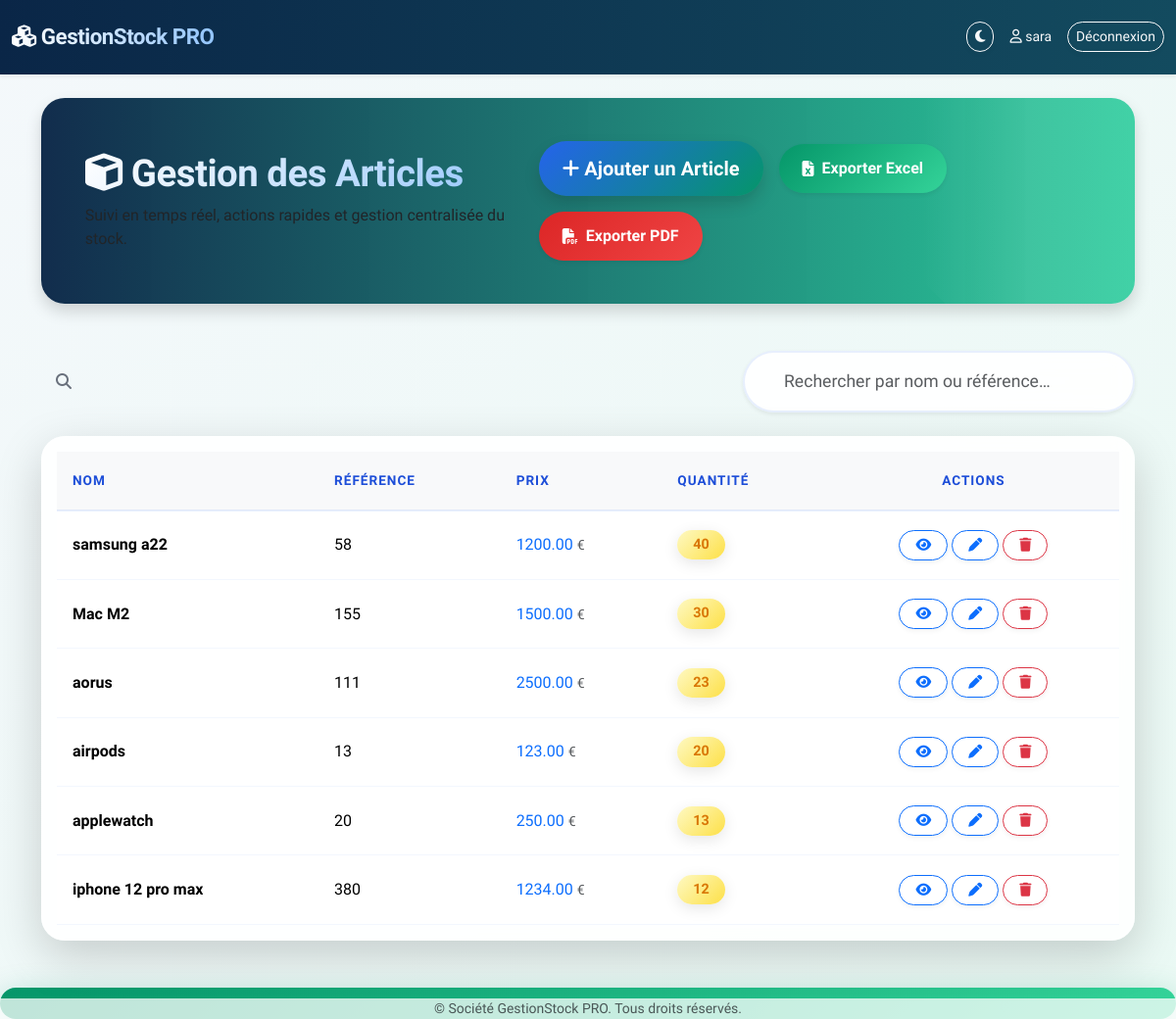
The app's page /articles/ (signed in) with its own data.
### inventory/models.py (models this page shows, shortened)
class CustomUser(AbstractUser):
    ROLE_CHOICES = [
        ('admin', 'Administrateur'),
        ('gestionnaire', 'Gestionnaire de stock'),
        ('employe', 'Employé'),
        ('fournisseur', 'Fournisseur'),
    ]
    role = models.CharField(max_length=20, choices=ROLE_CHOICES)
    phone_number = models.CharField(max_length=15, blank=True, null=True)
    secondary_email = models.EmailField(
        "Email secondaire (2FA)",
        max_length=254,
        blank=True,
        null=True,
        unique=True,
        help_text="Adresse e-mail ajoutée via la procédure 2FA"
    )

class Article(models.Model):
    nom           = models.CharField(max_length=200)
    reference     = models.CharField(max_length=100, unique=True)
    prix          = models.DecimalField(max_digits=10, decimal_places=2)
    quantite      = models.IntegerField(default=0, help_text="Quantité initiale")
    stock         = models.IntegerField(default=0, help_text="Stock courant")
    description   = models.TextField(blank=True, default="")
    facteur_co2   = models.FloatField(default=0.0, verbose_name="Facteur CO₂ (kg/unité)")
    stock_min     = models.PositiveIntegerField(default=1, help_text="Seuil minimal pour alerte")
    alerte_stock_faible_envoyee = models.BooleanField(
        default=False,
        help_text="Passé à True dès qu'une alerte stock < 10 a été envoyée"
    )

### inventory/views.py (the view)
# urls.py: path('articles/',             liste_articles,  name='product_list'),
@never_cache
@login_required
def liste_articles(request):
    qs = Article.objects.all().order_by('-stock', 'nom')
    paginator = Paginator(qs, 10)
    page = request.GET.get('page')
    try:
        products = paginator.get_page(page)
    except (EmptyPage, PageNotAnInteger):
        products = paginator.get_page(1)
    return render(request, 'articles.html', {'products': products})

### templates/articles.html (shortened to what this page needs)
    {% load static %}
    <!DOCTYPE html>
    <html lang="fr" data-bs-theme="light" id="mainHtml">
    <head>
        <link href="https://cdn.jsdelivr.net/npm/bootstrap@5.3.3/dist/css/bootstrap.min.css" rel="stylesheet">
        <link rel="stylesheet" href="https://cdnjs.cloudflare.com/ajax/libs/font-awesome/6.5.2/css/all.min.css">
        <link rel="stylesheet" href="{% static 'articles.css' %}">
        <link rel="stylesheet" href="https://cdnjs.cloudflare.com/ajax/libs/animate.css/4.1.1/animate.min.css"/>
    </head>
    <body>
    <nav class="navbar navbar-expand-lg navbar-dark bg-dark shadow-sm mb-4">
        <div class="container-fluid">
            <a class="navbar-brand fw-bold" href="#"><i class="fa-solid fa-cubes"></i> GestionStock PRO</a>
            <div class="ms-auto d-flex gap-3 align-items-center">
                <button id="toggleDark" class="btn btn-outline-light btn-sm rounded-pill" title="Mode Sombre/Clair">
                    <i class="fa fa-moon"></i>
                </button>
                {% if user.is_authenticated %}
                    <span class="navbar-text text-light small"><i class="fa-regular fa-user"></i> {{ user.username|default:"Utilisateur" }}</span>
                    <a href="{% url 'log_out' %}" class="btn btn-outline-light btn-sm">Déconnexion</a>
                {% endif %}
            </div>
        </div>
    </nav>
    <div class="container pb-5">
        <div class="glass-header d-flex flex-column flex-md-row align-items-md-center justify-content-between gap-3 shadow">
            <div>
                <h1 class="mb-2 text-gradient"><i class="fa-solid fa-cube"></i> Gestion des Articles</h1>
                <div class="fs-6">Suivi en temps réel, actions rapides et gestion centralisée du stock.</div>
            </div>
            <div class="header-actions d-flex gap-3 align-items-center flex-wrap">
                {% if user.role == 'gestionnaire' or user.role == 'admin' %}
                <a href="{% url 'add_product' %}" class="btn btn-pro btn-lg rounded-pill px-4 shadow pulse-btn">
                    <i class="fa-solid fa-plus animated-icon"></i> Ajouter un Article
                </a>
                {% endif %}
                <a href="{% url 'export_articles' format='excel' %}" class="btn btn-export-excel shadow-sm" onclick="showToast('Export Excel réussi !')">
                    <i class="fa-solid fa-file-excel"></i> <span class="d-none d-sm-inline">Exporter Excel</span>
                </a>
                <a href="{% url 'export_articles' format='pdf' %}" class="btn btn-export-pdf shadow-sm" onclick="showToast('Export PDF réussi !')">
                    <i class="fa-solid fa-file-pdf"></i> <span class="d-none d-sm-inline">Exporter PDF</span>
                </a>
            </div>
        </div>
        <form method="get" class="d-flex justify-content-end align-items-center mb-4" style="position:relative;">
            <span class="search-loupe"><i class="fa fa-search"></i></span>
            <input type="text" name="search" id="searchInput" class="form-control search-box shadow-sm"
                placeholder="Rechercher par nom ou référence…" value="{{ request.GET.search|default_if_none:'' }}">
        </form>
        <div class="card shadow-lg border-0 rounded-xl animate__animated animate__fadeIn">
            <div class="card-body">
                <table class="table align-middle table-hover table-borderless mb-0" id="articlesTable">
                    <thead class="table-light text-uppercase small">
                        <tr>
                            <th>Nom</th>
                            <th>Référence</th>
                            <th>Prix</th>
                            <th>Quantité</th>
                            {% if user.role == 'gestionnaire' or user.role == 'admin' %}
                            <th class="text-center">Actions</th>
                            {% endif %}
                        </tr>
                    </thead>
                    <tbody>
                    {% for article in products %}
                        <tr class="shadow-row animate__animated animate__fadeIn"
                            style="animation-delay: {{ forloop.counter|add:0.09|floatformat:'2' }}s;">
                            <td class="fw-semibold">{{ article.nom }}</td>
                            <td>{{ article.reference }}</td>
                            <td class="text-primary">{{ article.prix }} <span class="text-muted small">€</span></td>
                            <td>
                                <span class="badge badge-qty rounded-pill px-3 py-2
                                        {% if article.stock > 50 %}badge-qty-high
                                        {% elif article.stock > 10 %}badge-qty-medium
                                        {% else %}badge-qty-low{% endif %}">
                                       {{ article.stock }}
                                </span>
                            </td>
                            {% if user.role == 'gestionnaire' or user.role == 'admin' %}
                            <td class="text-center">
                                <button class="btn btn-outline-primary btn-sm rounded-pill px-3 pulse-btn"
                                    data-bs-toggle="modal"
                                    data-bs-target="#viewArticleModal"
                                    onclick="showArticleDetails(
                                        '{{ article.nom }}',
                                        '{{ article.reference }}',
                                        '{{ article.prix }}',
                                        '{{ article.quantite }}'  /* on passe quantite ici */
                                    )">
                                    <i class="fa-solid fa-eye animated-icon"></i>
                                </button>
                                <a href="{% url 'edit_product' article.id %}" class="btn btn-outline-primary btn-sm rounded-pill px-3 pulse-btn">
                                    <i class="fa-solid fa-pen animated-icon"></i>
                                </a>
                                <a href="{% url 'delete_product' article.id %}" class="btn btn-outline-danger btn-sm rounded-pill px-3 pulse-btn">
                                    <i class="fa-solid fa-trash animated-icon"></i>
                                </a>
                            </td>
                            {% endif %}
                        </tr>
                    {% endfor %}
                    </tbody>
                </table>
            </div>
        </div>
    </div>
    <div id="toast" class="toast-notif"></div>
    <footer class="mt-5 text-center text-muted small"
            style="position:fixed; left:0; right:0; bottom:0; background:rgba(255,255,255,0.75); z-index:100;">
        &copy; {{ now.year }} Société GestionStock PRO. Tous droits réservés.
    </footer>
    </body>
    </html>

### static/articles.css (style rules this page uses)
body { background-color: #f4f6f9; font-family: 'Segoe UI', sans-serif; color: #212529; margin: 0; padding: 0; }
.title, .text-gradient { font-size: 2.5rem; font-weight: bold; background: linear-gradient(to right, #0d6efd, #20c997); background-clip: text; -webkit-background-clip: text; -webkit-text-fill-color: transparent; }
.btn { font-weight: 500; transition: all 0.2s ease-in-out; border-radius: 50rem; box-shadow: 0 2px 5px rgba(0,0,0,0.05); }
.btn-outline-primary { border: 1px solid #0d6efd; color: #0d6efd; }
.btn-outline-danger { border: 1px solid #dc3545; color: #dc3545; }
.card { border: none; border-radius: 1.5rem; box-shadow: 0 8px 20px rgba(0,0,0,0.05); }
.table { margin-bottom: 0; }
.table thead { font-weight: 600; letter-spacing: 0.03em; background-color: #f8f9fa; text-transform: uppercase; font-size: 0.85rem; }
.table tbody tr { transition: all 0.2s ease-in-out; border-top: 1px solid #dee2e6; }
.search-box { max-width: 300px; border-radius: 50rem; padding: 0.5rem 1rem; border: 1px solid #ced4da; transition: box-shadow 0.2s ease-in-out; }

### records on screen
CustomUser: username "sara"
Article: nom "samsung a22", reference "58", prix "1200.00", stock "40"
Article: nom "Mac M2", reference "155", prix "1500.00", stock "30"
Article: nom "aorus", reference "111", prix "2500.00", stock "23"
Article: nom "airpods", reference "13", prix "123.00", stock "20"
Article: nom "applewatch", reference "20", prix "250.00", stock "13"
Article: nom "iphone 12 pro max", reference "380", prix "1234.00", stock "12"
